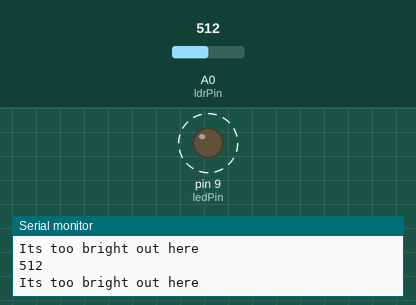
Bench run of a sketch on a simulated Arduino Uno, built with avr-gcc and run on an emulated ATmega328P. Parts: output pins drawn as LEDs (lit = HIGH), the last lines printed to the serial monitor. Dashed ring = blinking. Inputs (shaded band) come from the test bench; at power-on: A0 (ldrPin) = 512.

Above: at 1.8 s.
1.9 s: A0 (ldrPin) set to 306
At 2.2 s:
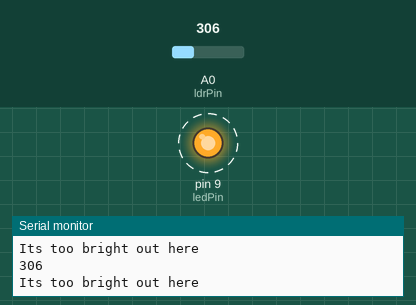
5.4 s: A0 (ldrPin) set to 122
At 5.57 s:
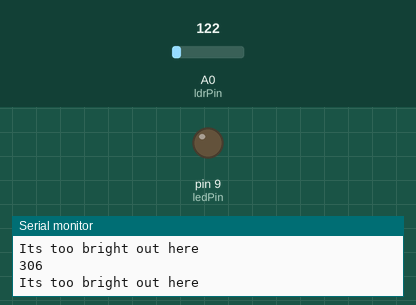
Timing chart, 0 to 14.9 s (numbered marks = the images above; inputs shaded):
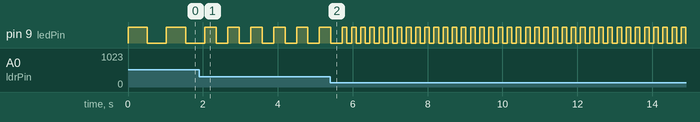

Measured:
- after the input at 1.9 s, pin 9 (ledPin): alternates HIGH for 0.31 s and LOW for 0.31 s, starting after 0.46 s
- by itself, pin 9 (ledPin): alternates HIGH for 0.51 s and LOW for 0.51 s

The sketch:

Bright_or_Dark_Parent_Code.ino
```cpp
//Bright or Dark?         by Onkar Anand
//Parent code  (Original Sketch: sketch_mar07a.ino)		07 Mar 2013        11:37 am
// Parent code for "Bright or Dark" Series

/*
This Program demonstrates the use of LDR.
 LDR is connected to Analog Pin A0. A voltage divider circuit is used to invert the values.
 V =
 */
int ledPin = 9;
int ldrPin = A0;
int ldrVal = 0;
void setup()
{
  Serial.begin(9600);
  pinMode(ldrPin, INPUT);
  pinMode(ledPin, OUTPUT);
}

void loop()
{
  ldrVal= analogRead(ldrPin);
  Serial.println(ldrVal, DEC);
  if (ldrVal==0) digitalWrite(ledPin,LOW);
  else
  {

    if (ldrVal>100) Serial.println("Its too bright out here");
    if (ldrVal<10) Serial.println("Its too dark....... I'm a little scared.... :( ");
    digitalWrite(ledPin, HIGH);
    delay(ldrVal);
    digitalWrite(ledPin,LOW);
    delay(ldrVal);
    ;
  }
}

/*

 Vcc ----|
 |
 |
 |
 ___
 |LDR___|    <--R1 = LDR
 |
 |
 |
 ____________ V(LDR InputPin)
 |
 |
 |
 |
 \
 /
 \
 /
 \     <--R2 =330ohm
 /
 \
 /
 |
 |
 GND
 _____
 ---
 -

 */

/*calibration
 Resistance =330 ohm
 vcc = 3.3v
 ldr as r1
 ldrval
 Direct/Plenty Sunlight -->  300 - 350
 diffused Light/ Ambient Light  --> 60 - 90
 */
```
